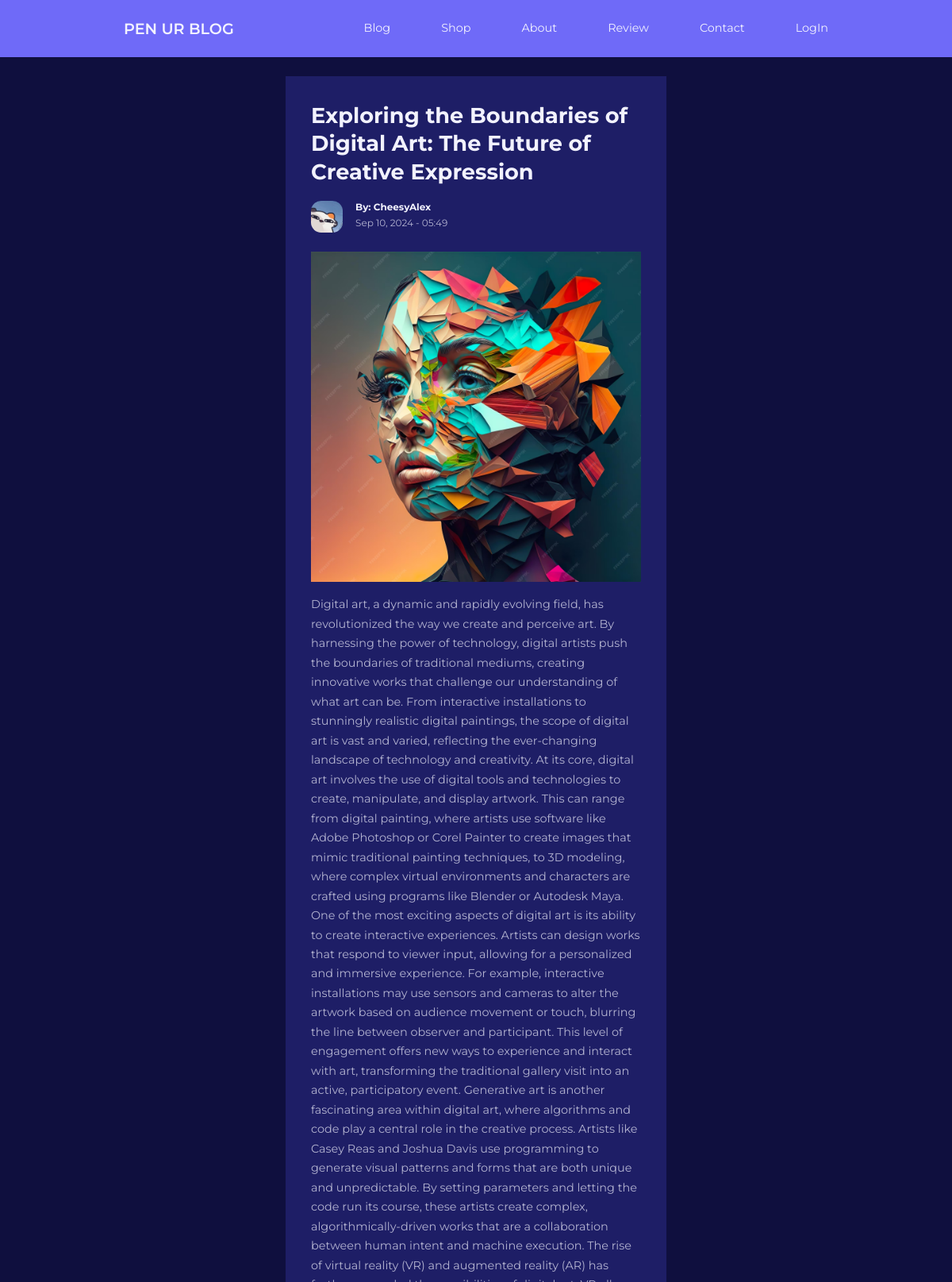
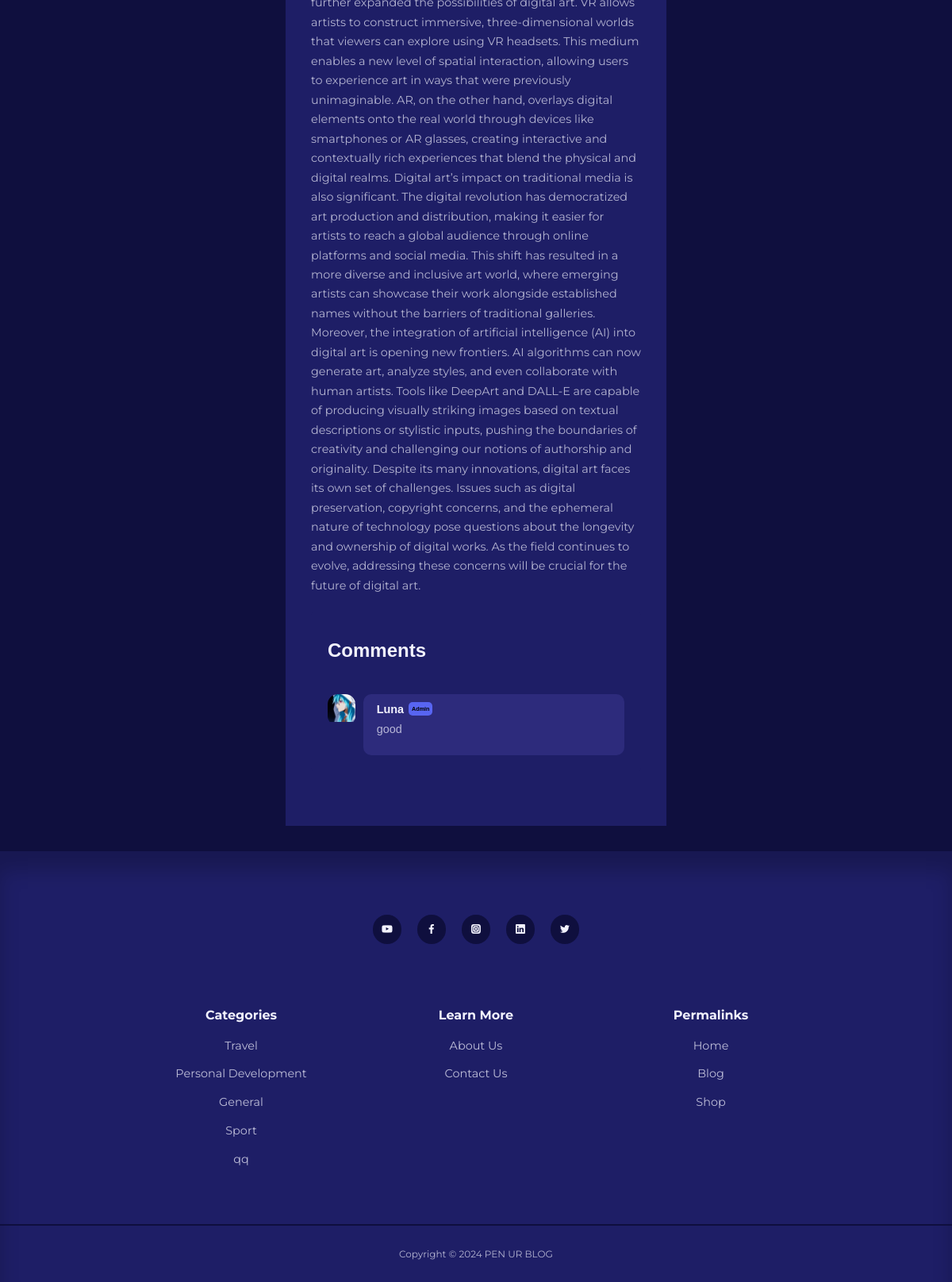
Page /blog/post.php?id=19 on the committed database (2 pictures, top to bottom).
### tables this page shows
CREATE TABLE `posts` (
  `id` int(11) UNSIGNED NOT NULL,
  `title` varchar(255) NOT NULL,
  `body` text NOT NULL,
  `thumbnail` varchar(255) NOT NULL,
  `date_time` timestamp NOT NULL DEFAULT current_timestamp(),
  `category_id` int(11) UNSIGNED DEFAULT NULL,
  `author_id` int(11) UNSIGNED NOT NULL,
  `is_featured` tinyint(1) NOT NULL
);

CREATE TABLE `users` (
  `id` int(11) UNSIGNED NOT NULL,
  `username` varchar(50) NOT NULL,
  `email` varchar(100) NOT NULL,
  `password` varchar(255) NOT NULL,
  `avatar` varchar(255) NOT NULL,
  `is_admin` tinyint(1) NOT NULL,
  `bio` varchar(255) NOT NULL,
  `reset_token_hash` varchar(64) DEFAULT NULL,
  `reset_token_expires_at` datetime DEFAULT NULL
);

CREATE TABLE `comment` (
  `cmd_id` int(11) NOT NULL,
  `content` text NOT NULL,
  `user_id` int(11) UNSIGNED NOT NULL,
  `post_id` int(11) UNSIGNED NOT NULL
);

CREATE TABLE `categories` (
  `id` int(11) UNSIGNED NOT NULL,
  `title` varchar(50) NOT NULL,
  `description` text NOT NULL
);

### blog/post.php (the view, shortened to what this page needs)
<?php
include 'partials/header.php';
if (isset($_GET['id'])) {
    $id = filter_var($_GET['id'], FILTER_SANITIZE_NUMBER_INT);
    $query = "SELECT * FROM posts WHERE id=$id";
    $result = mysqli_query($connection, $query);
    $post = mysqli_fetch_assoc($result);
} else {
    header('location: ' . ROOT_URL . 'blog.php');
    die();
}
$fetch_comment_query = "SELECT * FROM comment
                        JOIN users ON comment.user_id = users.id
                        WHERE comment.post_id = $id
                        ORDER BY comment.cmd_id DESC";
$fetch_comment_result = mysqli_query($connection, $fetch_comment_query);
?>
<section class="singlepost">
    <div class="container singlepost__container">
        <h2><?= $post['title'] ?></h2>
        <div class="post__author">
            <?php
            $author_id = $post['author_id'];
            $author_query = "SELECT * FROM users WHERE id=$author_id";
            $author_result = mysqli_query($connection, $author_query);
            $author = mysqli_fetch_assoc($author_result);
            ?>
            <div class="post__author-avatar">
                <img src="./images/<?= $author['avatar'] ?>">
            </div>
            <div class="post__author-info">
                <h5>
                    By:
                    <a href="<?= ROOT_URL ?>profile.php?id=<?= $post['author_id'] ?>">
                        <?= "{$author['username']}" ?>
                    </a>
                </h5>
                <small>
                    <?= date("M d, Y - H:i", strtotime($post['date_time'])) ?>
                </small>
            </div>
        </div>
        <div class="singlepost__thumbnail">
            <img src="./images/<?= $post['thumbnail'] ?>">
        </div>
        <p>
            <?= $post['body'] ?>
        </p>
        <div class="comment-box">
            <h3>Comments</h3>
            <?php if (mysqli_num_rows($fetch_comment_result) == 0) : ?>
                <p>No comments</p>
            <?php else : ?>
                <?php while($comments = mysqli_fetch_assoc($fetch_comment_result)) : ?>
                    <div class="cmt">
                        <div class="post__author-avatar">
                            <img src="<?= ROOT_URL . 'images/' . $comments['avatar'] ?>">
                        </div>
                        <div class="postcmt">
                            <h5>
                                <?= $comments['username'] ?>
                                <?php if ($comments['is_admin'] == 1) : ?>
                                    <b class="admin_tag">Admin</b>
                                <?php endif ?>
                            </h5>
                            <div class="cmt-content"> <?= $comments['content'] ?> </div>
                        </div>
                    </div>
                <?php endwhile ?>
            <?php endif ?>
        </div>
    </div>
</section>
<?php
include 'partials/footer.php';
?>

### blog/partials/footer.php (shortened to what this page needs)
<?php
$category_query = "SELECT * FROM categories ORDER BY RAND() LIMIT 5";
$category_result = mysqli_query($connection, $category_query);
?>
<footer>
        <div class="footer__socials">
            <a href="https://youtube.com/egatortutorials" target="_blank"><i class="uil uil-youtube"></i></a>
            <a href="https://facebook.com" target="_blank"><i class="uil uil-facebook-f"></i></a>
            <a href="https://instagram.com" target="_blank"><i class="uil uil-instagram-alt"></i></a>
            <a href="https://linkedin.com" target="_blank"><i class="uil uil-linkedin"></i></a>
            <a href="https://twitter.com" target="_blank"><i class="uil uil-twitter"></i></a>
        </div>
        <div class="container footer__container">
            <article>
                <h4>Categories</h4>
                <ul>
                    <?php while ($category = mysqli_fetch_assoc($category_result)): ?>
                        <li><a href="<?= ROOT_URL ?>category-posts.php?id=<?= $category['id'] ?>"><?= $category['title']     ?></a></li>
                    <?php endwhile ?>
                </ul>
            </article>
            <article>
                <h4>Learn More</h4>
                <ul>
                    <li><a href="about.php">About Us</a></li>
                    <li><a href="contact.php">Contact Us</a></li>
                </ul>
            </article>
            <article>
                <h4>Permalinks</h4>
                <ul>
                    <li><a href="index.php">Home</a></li>
                    <li><a href="blog.php">Blog</a></li>
                    <li><a href="shop.php">Shop</a></li>
                </ul>
            </article>
        </div>
        <div class="footer__copyright">
            <small>Copyright &copy; 2024 PEN UR BLOG</small>
        </div>
    </footer>
</body>
</html>

### blog/css/style.css (style rules this page uses)
:root { --color-primary: #6f6af8; --color-primary-light: hsl(242, 91%, 69%, 18%); --color-primary-variant: #5854c7; --color-red: #da0f3f; --color-red-light: hsl(346, 87%, 46%, 15%); --color-green: #00c476; --color-green-light: hsl(156, 100%, 38%, 15%); --color-gray-900: #1e1e66; --color-gray-700: #2d2b7c; --color-gray-300: rgba(242, 242, 254, 0.3); --color-gray-200: rgba(242, 242, 254, 0.7); --color-white: #f2f2fe; --color-bg: #0f0f3e; --transition: all 300ms ease; --container-width-lg: 74%; --container-width-md: 88%; --form-width: 40%; --card-border-radius-1: 0.3rem; --card-border-radius-2: 0.5rem; --card-border-radius-3: 0.8rem; --card-border-radius-4: 2rem; --card-border-radius-5: 5rem; }
* { margin: 0; padding: 0; outline: 0; border: 0; appearance: 0; list-style: none; text-decoration: none; box-sizing: border-box; }
body { font-family: 'Montserrat', sans-serif; line-height: 1.6; color: var(--color-gray-200); overflow-x: hidden; background: var(--color-bg); font-size: 0.9em; }
.container { width: var(--container-width-lg); max-width: 1800px; margin-inline: auto; }
section { margin-top: 3rem; width: 100vw; }
h1, h2, h3, h4, h5 { color: var(--color-white); line-height: 1.3; }
h2 { font-size: 1.7rem; margin: 1rem 0; }
h3 { font-size: 1.1rem; margin: 0.8rem 0 0.5rem; }
h4 { font-size: 1rem; }
a { color: var(--color-white); transition: var(--transition); }
img { display: block; width: 100%; object-fit: cover; }
.post__author { display: flex; gap: 1rem; margin-top: 1.2rem; }
.post__author-avatar { width: 2.5rem; height: 2.5rem; border-radius: var(--card-border-radius-3); overflow: hidden; }
footer { background: var(--color-gray-900); padding: 5rem 0 0; box-shadow: inset 0 1.5rem 1.5rem rgba(0, 0, 0, 0.2); }
.footer__socials { margin-inline: auto; width: fit-content; margin-bottom: 5rem; display: flex; justify-content: space-between; align-items: center; gap: 1.2rem; }
.footer__socials a { background: var(--color-bg); border-radius: 50%; width: 2.3rem; height: 2.3rem; display: flex; align-items: center; justify-content: center; }
.footer__container { display: grid; grid-template-columns: repeat(3, 1fr); text-align: center; }
footer h4 { color: var(--color-white); margin-bottom: 0.6rem; }
footer ul li { padding: 0.4rem 0; }
footer ul a { opacity: 0.75; }
.footer__copyright { text-align: center; padding: 1.5rem 0; border-top: 2px solid var(--color-bg); margin-top: 4rem; }
.singlepost { margin: 6rem 0 2rem; }
.singlepost__container { width: var(--form-width); background: var(--color-gray-900); padding: 1rem 2rem 3rem; }
.singlepost__thumbnail { margin: 1.5rem 0 1rem; }
.singlepost__container p { margin-top: 1rem; line-height: 1.7; }
.comment-box { width: auto; max-width: 600px; margin: 20px auto; padding: 20px; background-color: #1e1e66; border: 1px solid #1e1e66; border-radius: 5px; font-family: Arial, sans-serif; }
.comment-box h3 { margin-bottom: 20px; font-size: 24px; }
.cmt { display: flex; position: relative; top: 20px; }
.postcmt { border-radius: 10px; padding: 10px 17px 10px 17px; background-color: #2d2b7c; width: 100%; margin-left: 10px; margin-bottom: 20px; }
.postcmt h5 { font-size: 1em; font-weight: bold; }
.cmt-content { position: relative; bottom: 10.5px; padding-top: 15px; word-wrap: break-word; overflow-wrap: break-word; font-size: 1em; }
.admin_tag { width: 5em; font-weight: 800; text-align: center; background-color: #5865F2; color: black; border-radius: 5px; padding: 4px; position: relative; bottom: 3px; left: 2px; font-size: 0.5em; }

### rows in the picture
posts: title "Exploring the Boundaries of Digital Art: The Future of Creative Expression", date_time "Sep 10, 2024 - 05:49", thumbnail (picture), body "Digital art, a dynamic and rapidly evolving field, has revolutionized the way we create and perceive art. By harnessing the power of technology, digital artists push the boundaries of traditional mediums, creating innovative works that challenge our understanding of what art can be. From interactive installations to stunningly realistic digital paintings, the scope of digital art is vast and varied, reflecting the ever-changing landscape of technology and creativity. At its core, digital art involves the use of digital tools and technologies to create, manipulate, and display artwork. This can range from digital painting, where artists use software like Adobe Photoshop or Corel Painter to…"
users: avatar (picture), username "CheesyAlex"
comment: user.avatar (picture), user.username "Luna", content "good"
categories: title "Travel"
categories: title "Personal Development"
categories: title "General"
categories: title "Sport"
categories: title "qq"
